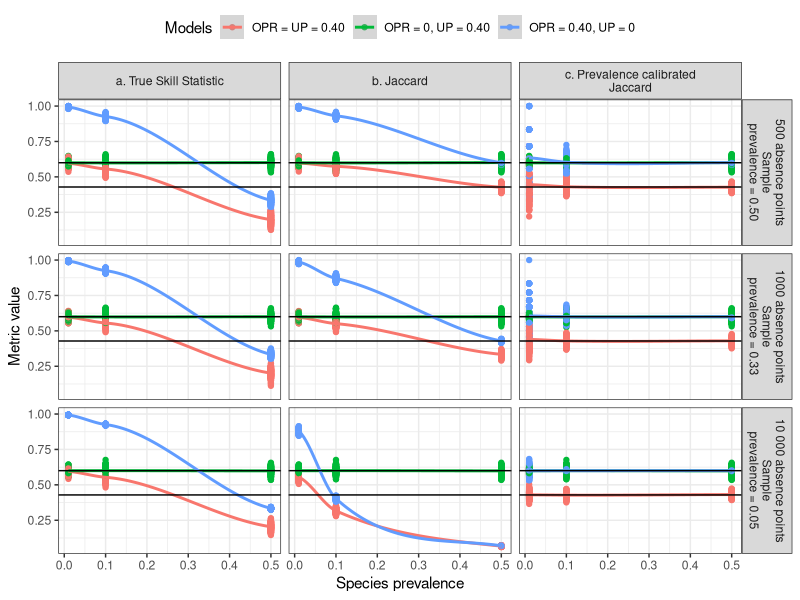
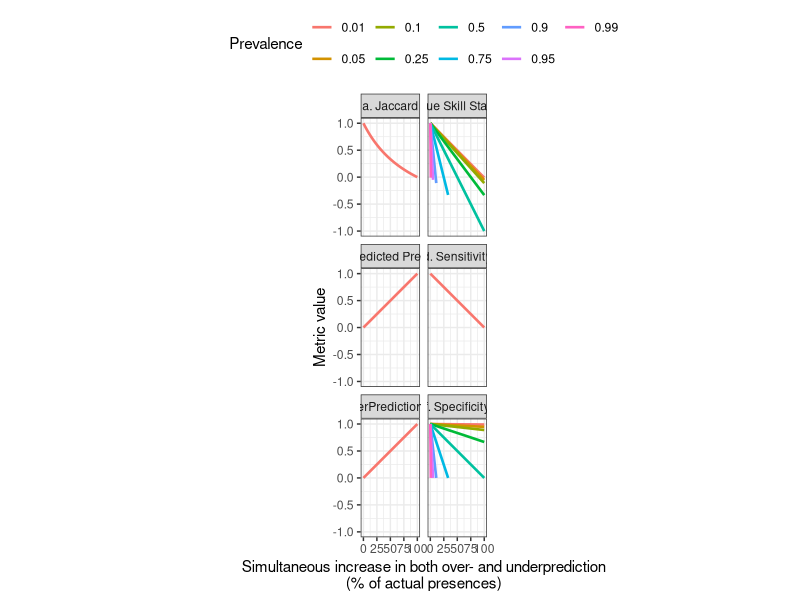
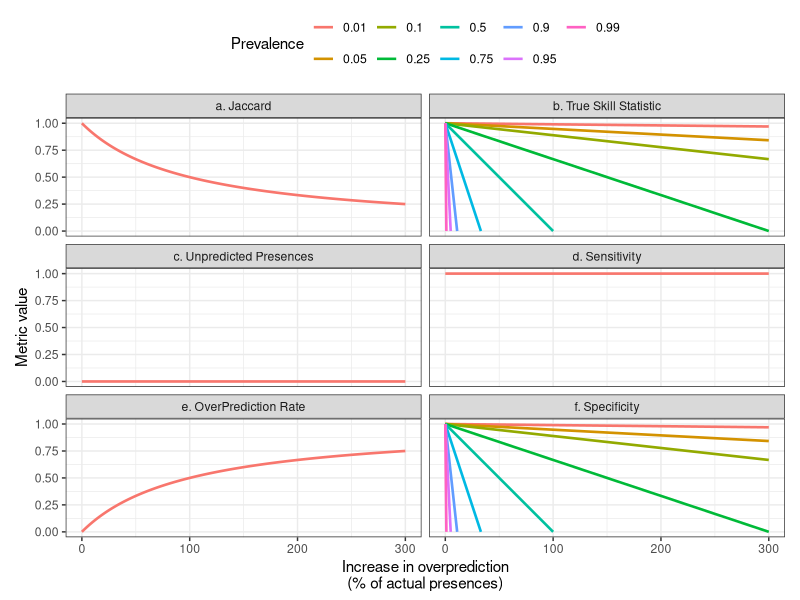
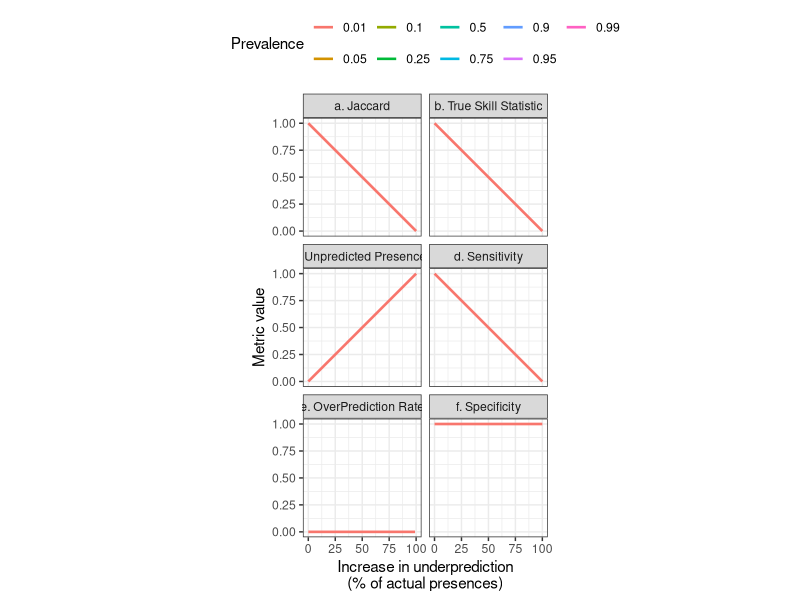
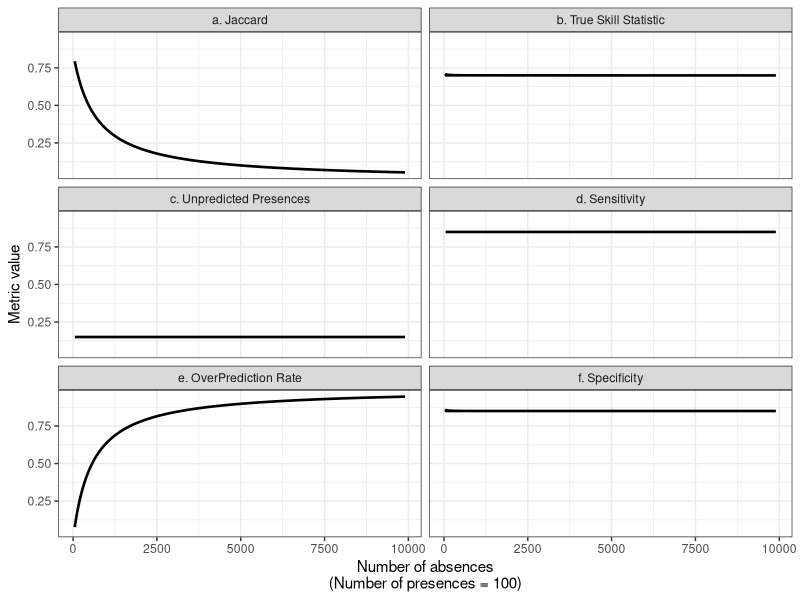
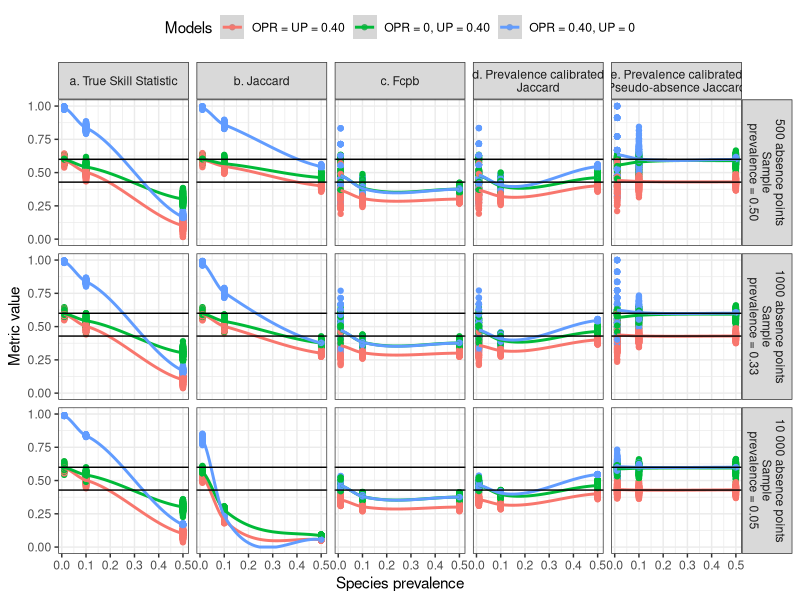

These charts were generated, in order, by the following R code:
library(reshape2)
library(ggplot2)
metrics <- function(x, total)
{
  TP <- x[, "TP"]
  FP <- x[, "FP"]
  FN <- x[, "FN"]
  TN <- x[, "TN"]
  
  pred <- TP + FP
  obs <- TP + FN
  
  
  results <- data.frame(matrix(nc = 0, nr = nrow(x)))
  
  
  results$sample.presences <- TP + FN
  results$sample.absences <- FP + TN
  results$TP <- TP
  results$FP <- FP
  results$FN <- FN
  results$TN <- TN
  results$Jaccard <- TP / (TP + FN + FP)
  results$Sorensen = 2 * TP / (2 * TP + FN + FP)
  results$OPR  = FP / (TP + FP)
  results$UTP  = FN / (TP + FN)
  results$Sens = TP / (TP + FN)
  results$Spe  = TN / (TN + FP)
  results$TSS  = TP / (TP + FN) + TN / (TN + FP) - 1
  results$Kappa = (TP - pred * obs / total) / ((TP - pred * obs / total) + FP * (1/2) + FN * (1/2))
  results$prevalence = obs / total
  results$pred.prevalence = pred / total
  results$OPpc = FP / obs
  
  return(results)
  
}



# Simulation 1: all possible parameterisations
prevalence <- seq(0, 1, length = 100)
max.size <- 10000
step <- 100


results <- NULL
for (i in prevalence)
{
  obs.pres <- round(i * max.size)
  obs.abs <- max.size - obs.pres
  
  
  TP <- seq(0, obs.pres, by = step)
  FP <- seq(0, obs.abs, by = step)
  testing.matrix <- expand.grid(TP, FP)
  colnames(testing.matrix) <- c("TP", "FP")
  
  testing.matrix$FN <- obs.pres - testing.matrix$TP
  testing.matrix$TN <- obs.abs - testing.matrix$FP 
  
  results <- rbind(results,
                   metrics(testing.matrix, total = max.size))
}


ggr <- melt(results, id.vars = c("prevalence", "pred.prevalence", "TP", "FP", "FN", "TN"), 
            measure.vars = c("Jaccard", "Sorensen", "OPR", "UTP", "Sens", "Spe", "TSS", "Kappa"))
# 
# 
# ggplot(ggr, aes(x = prevalence, y = value)) + geom_point(alpha = 1/10, aes(col = TN)) +
#   facet_wrap(~variable) + stat_smooth()
# 
# 


# Simulation 2: 
# For varying prevalences,
# variations of under-prediction (0 to -100%) or overprediction (0 to +300%) and both.

prevalence <- seq(0, 1, length = 101)
max.size <- 10000


results <- NULL
results.overpred <- NULL
results.underpred <- NULL
for (i in prevalence)
{
  obs.pres <- round(i * max.size)
  obs.abs <- max.size - obs.pres
  
  # Underpred
  underpred <- data.frame(TP = seq(obs.pres, 0, length = 101),
                          FN = seq(0, obs.pres, length = 101),
                          FP = 0,
                          TN = obs.abs)
  
  # Overpred 
  overpred <- data.frame(TP = obs.pres,
                         FN = 0,
                         FP = seq(0, min(3 * obs.pres, obs.abs), length = 101),
                         TN = obs.abs - seq(0, min(3 * obs.pres, obs.abs), length = 101))
  
  # Under + Overpred
  TP <- seq(obs.pres, 0, length = 101)
  FP <- seq(0, min(3 * obs.pres, obs.abs), length = 101)
  
  testing.matrix <- expand.grid(TP, FP)
  colnames(testing.matrix) <- c("TP", "FP")
  
  testing.matrix$FN <- obs.pres - testing.matrix$TP
  testing.matrix$TN <- obs.abs - testing.matrix$FP 
  
  results.overpred <- rbind(results.overpred,
                            metrics(overpred, total = max.size))
  results.underpred <- rbind(results.underpred,
                             metrics(underpred, total = max.size)) 
  
  results <- rbind(results,
                   metrics(testing.matrix, total = max.size))
}


# Simulation 3: all possible parameterisations


a <- function(x) (100 - x * 100)/x


tns <- c(9900, 1900, 900, 300, 100, 33, 11, 5, 1)
all.res <- NULL
res <- data.frame(matrix(nr = 1, nc = 4, dimnames = list(1, c("TP", "FP", "FN", "TN"))))
for(TN in tns)
{
  res$TP <- 100
  res$FP <- 0
  res$FN <- 0
  res$TN <- TN
  all.res <- rbind(all.res, 
                   res)
  
  while(res$TP > 0)
  {
    if(res$TN > 0)
    {
      res$TP <- res$TP - 1
      res$FN <- res$FN + 1
      res$FP <- res$FP + 1
      res$TN <- res$TN - 1
      all.res <- rbind(all.res, 
                       res)
    } else
    {
      res$TP <- 0
    }
  }
}

results <- metrics(all.res, total = apply(all.res, 1, sum))
# results <- results[which(results$prevalence <= 0.5), ]

ggr <- melt(results, id.vars = c("prevalence", "pred.prevalence", "TP", "FP", "FN", "TN", "OPR", "UTP", "OPpc"), 
            measure.vars = c("Jaccard", "TSS", "UTP", "Sens", "OPR", "Spe"))

ggr$prevalence <- round(ggr$prevalence, 2)
ggr$prev <- as.factor(ggr$prevalence)
ggr$OPR <- ggr$OPR * 100
ggr$UTP <- ggr$UTP * 100


levels(ggr$variable) <- c("a. Jaccard", "b. True Skill Statistic", "c. Unpredicted Presences", 
                          "d. Sensitivity", "e. OverPrediction Rate", "f. Specificity")

# Modification pour masquer les couleurs sur les panneaux a c d et e
# Car il y a de l'overlap - à la demande du reviewer 3
ggr$value[which(ggr$variable %in% c("a. Jaccard", "c. Unpredicted Presences", 
                                    "d. Sensitivity", "e. OverPrediction Rate") &
                  ggr$prev != "0.01")] <- NA


tiff( './outputs/Figure 2.tiff', width = 450 * 4.2, height = 1000 * 4.2, res = 300)  
# png("./outputs/Figure 2.png", h = 800, w = 600)
ggplot(ggr, aes(x = OPR, y = value, col = prev)) + 
  geom_line(size = .9) + 
  facet_wrap(~ variable, nrow = 3) +
  xlab("Simultaneous increase in both over- and underprediction\n(% of actual presences)") + theme_bw() +
  guides(col=guide_legend(title = "Prevalence")) + ylab("Metric value") + 
  theme(legend.position = "top") +
  coord_fixed(ratio = 100)
dev.off()


# Simulation 4: overpred


tns <- c(9900, 1900, 900, 300, 100, 33, 11, 5, 1)
all.res <- NULL
res <- data.frame(matrix(nr = 1, nc = 4, dimnames = list(1, c("TP", "FP", "FN", "TN"))))
for(TN in tns)
{
  res$TP <- 100
  res$FP <- 0
  res$FN <- 0
  res$TN <- TN
  all.res <- rbind(all.res, 
                   res)
  
  while(res$TN > 0 & (res$TP + res$FP) < 4 * (res$FN + res$TP))
  {

    res$FP <- res$FP + 1
    res$TN <- res$TN - 1
    all.res <- rbind(all.res, 
                     res)
    
  }
}

results <- metrics(all.res, total = apply(all.res, 1, sum))
# results <- results[which(results$prevalence <= 0.5), ]

ggr <- melt(results, id.vars = c("prevalence", "pred.prevalence", "TP", "FP", "FN", "TN", "OPR", "UTP", "OPpc"), 
            measure.vars = c("Jaccard", "TSS", "UTP", "Sens", "OPR", "Spe"))

ggr$prevalence <- round(ggr$prevalence, 2)
ggr$prev <- as.factor(ggr$prevalence)
ggr$OPR <- ggr$OPR * 100
ggr$UTP <- ggr$UTP * 100
ggr$OPpc <- ggr$OPpc * 100

levels(ggr$variable) <- c("a. Jaccard", "b. True Skill Statistic", "c. Unpredicted Presences", 
                          "d. Sensitivity", "e. OverPrediction Rate", "f. Specificity")

# Modification pour masquer les couleurs sur les panneaux a c d et e
# Car il y a de l'overlap - à la demande du reviewer 3
ggr$value[which(ggr$variable %in% c("a. Jaccard", "c. Unpredicted Presences", 
                                  "d. Sensitivity", "e. OverPrediction Rate") &
                ggr$prev != "0.01")] <- NA


png("./outputs/Figure S2.2.png", h = 600, w = 1000)
ggplot(ggr, aes(x = OPpc, y = value, col = prev)) + 
  geom_line(size = .9) + 
  facet_wrap(~variable, nrow = 3) +
  xlab("Increase in overprediction\n(% of actual presences)") + theme_bw() +
  guides(col=guide_legend(title = "Prevalence")) + ylab("Metric value") + 
  theme(legend.position = "top") +
  coord_fixed(ratio = 100)
dev.off()

# Simulation 5: underpred


tns <- c(9900, 1900, 900, 300, 100, 33, 11, 5, 1)
all.res <- NULL
res <- data.frame(matrix(nr = 1, nc = 4, dimnames = list(1, c("TP", "FP", "FN", "TN"))))
for(TN in tns)
{
  res$TP <- 100
  res$FP <- 0
  res$FN <- 0
  res$TN <- TN
  all.res <- rbind(all.res, 
                   res)
  
  while(res$TP > 0)
  {
    
    res$TP <- res$TP - 1
    res$FN <- res$FN + 1
    all.res <- rbind(all.res, 
                     res)
    
  }
}

results <- metrics(all.res, total = apply(all.res, 1, sum))
# results <- results[which(results$prevalence <= 0.5), ]

ggr <- melt(results, id.vars = c("prevalence", "pred.prevalence", "TP", "FP", "FN", "TN", "OPR", "UTP", "OPpc"), 
            measure.vars = c("Jaccard", "TSS", "UTP", "Sens", "OPR", "Spe"))

ggr$prevalence <- round(ggr$prevalence, 2)
ggr$prev <- as.factor(ggr$prevalence)
ggr$OPR <- ggr$OPR * 100
ggr$UTP <- ggr$UTP * 100


levels(ggr$variable) <- c("a. Jaccard", "b. True Skill Statistic", "c. Unpredicted Presences", 
                          "d. Sensitivity", "e. OverPrediction Rate", "f. Specificity")

# Modification pour masquer les couleurs sur les panneaux a c d et e
# Car il y a de l'overlap - à la demande du reviewer 3
ggr$value[which(ggr$variable %in% c("a. Jaccard", "b. True Skill Statistic", "c. Unpredicted Presences", 
                                    "d. Sensitivity", "e. OverPrediction Rate", "f. Specificity") &
                  ggr$prev != "0.01")] <- NA

png("./outputs/Figure S2.1.png", h = 800, w = 600)
ggplot(ggr, aes(x = UTP, y = value, col = prev)) + 
  geom_line(size = .9) + 
  facet_wrap(~variable, nrow = 3) +
  xlab("Increase in underprediction\n(% of actual presences)") + theme_bw() +
  guides(col=guide_legend(title = "Prevalence")) + ylab("Metric value") + 
  theme(legend.position = "top") +
  coord_fixed(ratio = 100)
dev.off()


# Simulation 6 : presence are fixed, increases in absences
absences <- seq(50, 9900, 10)
all.res <- NULL
res <- data.frame(matrix(nr = 1, nc = 4, dimnames = list(1, c("TP", "FP", "FN", "TN"))))
for(nbA in absences)
{
  res$TP <- 85
  res$FN <- 15
  res$FP <- floor(0.15 * nbA)
  res$TN <- ceiling(0.85 * nbA)
  all.res <- rbind(all.res, 
                   res)
}

results <- metrics(all.res, total = apply(all.res, 1, sum))
# results <- results[which(results$prevalence <= 0.5), ]

ggr <- melt(results, id.vars = c("prevalence", "pred.prevalence", "TP", "FP", "FN", "TN", "OPR", 
                                 "UTP", "OPpc", "sample.presences", "sample.absences"), 
            measure.vars = c("Jaccard", "TSS", "UTP", "Sens", "OPR", "Spe"))

ggr$prevalence <- round(ggr$prevalence, 2)
ggr$prev <- as.factor(ggr$prevalence)
ggr$OPR <- ggr$OPR * 100
ggr$UTP <- ggr$UTP * 100


levels(ggr$variable) <- c("a. Jaccard", "b. True Skill Statistic", "c. Unpredicted Presences", 
                          "d. Sensitivity", "e. OverPrediction Rate", "f. Specificity")


png("./outputs/Figure S2.3.png", h = 800, w = 600)
ggplot(ggr, aes(x = sample.absences, y = value)) + 
  geom_line(size = .9) + 
  facet_wrap(~variable, nrow = 3) +
  xlab("Number of absences\n(Number of presences = 100)") + theme_bw() +
  guides(col=guide_legend(title = "Prevalence")) + ylab("Metric value") + 
  theme(legend.position = "top") #+
  # coord_fixed(ratio = 100)
dev.off()

# Simulation 7 : comparing metrics for a good and a bad model, with different sample sizes
presences <- rep(500, 3)
absences <- c(500, 1000, 10000)
true.prev <- c(.01, .10, .5)
area <- 100000
true.presences <- true.prev * area
true.absences <- area - (true.prev * area)
models <- list(M1 = list(TP = .60, 
                         OPR = .40,
                         UP = .40), # HAS TO BE 1 - TP
               M2 = list(TP = .60,
                         OPR = 0,
                         UP = .40),
               M3 = list(TP = 1,
                         OPR = .40,
                         UP = 0))

all.res <- NULL

sim <- 100

res <- data.frame(matrix(nr = 1, nc = 6, dimnames = list(1, c("model", "sp.prev", "TP", "FP", "FN", "TN"))))
for(i in 1:sim)
{
  for(nbP in presences)
  {
    for(nbA in absences)
    {
      for(md in 1:length(models))
      {
        for(sp.prev in 1:length(true.prev))
        {
          # pred.obs.pres : Predictions for the species distribution range only
          pred.obs.pres <- c(rep(1, models[[md]]$TP * true.presences[sp.prev]),
                             rep(0, true.presences[sp.prev] - models[[md]]$TP * true.presences[sp.prev]))
          # pred.obs.abs : Predictions for areas  where the species is absent 
          pred.obs.abs <- c(rep(1, models[[md]]$OPR * models[[md]]$TP * true.presences[sp.prev] / (1 - models[[md]]$OPR)),
                            rep(0, true.absences[sp.prev] - 
                                  models[[md]]$OPR * models[[md]]$TP * true.presences[sp.prev] / (1 - models[[md]]$OPR)))
          sample.pres <- sample(pred.obs.pres, nbP)
          sample.abs <- sample(pred.obs.abs, nbA)
          
          res$model <- md
          res$sp.prev <- true.prev[sp.prev]
          
          res$TP <- length(which(sample.pres == 1))
          res$FN <- length(which(sample.pres == 0))
          res$FP <- length(which(sample.abs == 1))
          res$TN <- length(which(sample.abs == 0))
          all.res <- rbind(all.res, 
                           res)
        }      
      }
    }
  }
}

results <- metrics(all.res, total = apply(all.res[, 3:6], 1, sum))
results$model <- all.res$model
results$sp.prev <- all.res$sp.prev
results$c.val <- results$sample.presences * (1 - results$sp.prev) / (results$sample.absences * results$sp.prev)
results$OPRp <- results$FP * results$c.val / (results$TP + results$FP * results$c.val)
results$Jacp <- results$TP / (results$TP + results$FN + results$FP * results$c.val)
# results <- results[which(results$prevalence <= 0.5), ]

# Number of FP in the sample for each prevalence
mean(results$OPRp[which(results$sample.absences == 500 & results$model == 1 & results$sp.prev == 0.01)])
mean(results$OPRp[which(results$sample.absences == 500 & results$model == 1 & results$sp.prev == 0.1)])
mean(results$OPRp[which(results$sample.absences == 500 & results$model == 1 & results$sp.prev == 0.5)])

ggr <- melt(results, id.vars = c("prevalence", "pred.prevalence", "TP", "FP", "FN", "TN", "OPR", 
                                 "UTP", "OPpc", "sample.presences", "sample.absences", "model", "sp.prev", "OPRp"), 
            measure.vars = c("TSS", "Jaccard", "Jacp"))

ggr$prevalence <- round(ggr$prevalence, 2)
ggr$prev <- as.factor(ggr$prevalence)
ggr$OPR <- ggr$OPR * 100
ggr$UTP <- ggr$UTP * 100

ggr$sample.size <- ggr$sample.absences + ggr$sample.presences
ggr$model <- as.factor(ggr$model)
ggr$sample.absences <- as.factor(ggr$sample.absences)
levels(ggr$model) <- c("OPR = UP = 0.40", "OPR = 0, UP = 0.40", "OPR = 0.40, UP = 0")
levels(ggr$sample.absences) <- c("500 absence points\nSample\nprevalence = 0.50", 
                                 "1000 absence points\nSample\nprevalence = 0.33", 
                                 "10 000 absence points\nSample\nprevalence = 0.05")
levels(ggr$variable) <- c("a. True Skill Statistic", "b. Jaccard", "c. Prevalence calibrated\nJaccard")



# png("./outputs/Figure S2.3.png", h = 800, w = 600)
ggplot(ggr, aes(x = sp.prev, y = value, col = model)) + 
  geom_point() + 
  stat_smooth(se = T) +
  facet_grid(sample.absences~variable) +
  xlab("Species prevalence") +
  theme_bw() +
  guides(col=guide_legend(title = "Models")) + ylab("Metric value") + 
  theme(legend.position = "top") + 
  geom_hline(yintercept = c(6/14, 6/10))#+
# coord_fixed(ratio = 100)
# dev.off()



# Simulation 8 : test avec les PAs
presences <- rep(500, 3)
absences <- c(500, 1000, 10000)
true.prev <- c(.01, .10, .5)
area <- 100000
true.presences <- true.prev * area
true.absences <- area - (true.prev * area)
models <- list(M1 = list(TP = .60, 
                         OPR = .40,
                         UP = .40), # HAS TO BE 1 - TP
               M2 = list(TP = .60,
                         OPR = 0,
                         UP = .40),
               M3 = list(TP = 1,
                         OPR = .40,
                         UP = 0))

all.res <- NULL

sim <- 100

res <- data.frame(matrix(nr = 1, nc = 6, dimnames = list(1, c("model", "sp.prev", "TP", "FP", "FN", "TN"))))
for(i in 1:sim)
{
  for(nbP in presences)
  {
    for(nbA in absences)
    {
      for(md in 1:length(models))
      {
        for(sp.prev in 1:length(true.prev))
        {
          # pred.obs.pres : Predictions for the species distribution range only
          pred.obs.pres <- c(rep(1, models[[md]]$TP * true.presences[sp.prev]),
                             rep(0, true.presences[sp.prev] - models[[md]]$TP * true.presences[sp.prev]))
          
          # pred.obs.abs : Predictions for areas  where the species is absent 
          pred.obs.abs <- c(rep(1, models[[md]]$OPR * models[[md]]$TP * true.presences[sp.prev] / (1 - models[[md]]$OPR)),
                            rep(0, true.absences[sp.prev] - 
                                  models[[md]]$OPR * models[[md]]$TP * true.presences[sp.prev] / (1 - models[[md]]$OPR)))
          
          sample.pres.pos <- sample(1:length(pred.obs.pres), nbP)
          sample.pres <- pred.obs.pres[sample.pres.pos]
          
          # pred.obs.pseudoabs : Predictions for areas outside sampled presences
          pred.obs.pseudoabs <- c(pred.obs.pres[-sample.pres.pos], pred.obs.abs)
          
          
          sample.pseudoabs <- sample(pred.obs.pseudoabs, nbA)
          
          res$model <- md
          res$sp.prev <- true.prev[sp.prev]
          
          res$TP <- length(which(sample.pres == 1))
          res$FN <- length(which(sample.pres == 0))
          res$FP <- length(which(sample.pseudoabs == 1))
          res$TN <- length(which(sample.pseudoabs == 0))
          all.res <- rbind(all.res, 
                           res)
        }      
      }
    }
  }
}

results <- metrics(all.res, total = apply(all.res[, 3:6], 1, sum))
results$model <- all.res$model
results$sp.prev <- all.res$sp.prev

# Prevalence correction for presence-absence
results$x.val <- results$sample.presences * (1 - results$sp.prev) / (results$sample.absences * results$sp.prev)
results$OPRp <- results$FP * results$x.val / (results$TP + results$FP * results$x.val)
results$Jacp <- results$TP / (results$TP + results$FN + results$FP * results$x.val)

# Fcpb by Li & Guo
results$c.val <- results$sample.presences / (results$sp.prev * results$sample.absences)
results$Fcpb <- results$TP / (results$TP + results$FN + results$FP * results$c.val)


# Prevalence correction for presence-pseudoabsence
results$FFP <- (1 - results$UTP) * (results$sp.prev * area - results$sample.presences)
results$FPprim <- (results$FP / results$sample.absences) * (area - results$sample.presences) - results$FFP
results$FPprim <- results$sample.absences * (results$FPprim / (area * (1 - results$sp.prev)))
results$FPprim <- sapply(results$FPprim, FUN = max, 0)
results$OPRppa <- results$FPprim * results$x.val / (results$TP + results$FPprim * results$x.val)
results$Jacppa <- results$TP / (results$TP + results$FN + results$FPprim * results$x.val)


ggr <- melt(results, id.vars = c("prevalence", "pred.prevalence", "TP", "FP", "FN", "TN", "OPR", 
                                 "UTP", "OPpc", "sample.presences", "sample.absences", "model", "sp.prev", "OPRp"), 
            measure.vars = c("TSS", "Jaccard", "Fcpb", "Jacp", "Jacppa"))

ggr$prevalence <- round(ggr$prevalence, 2)
ggr$prev <- as.factor(ggr$prevalence)
ggr$OPR <- ggr$OPR * 100
ggr$UTP <- ggr$UTP * 100

ggr$sample.size <- ggr$sample.absences + ggr$sample.presences
ggr$model <- as.factor(ggr$model)
ggr$sample.absences <- as.factor(ggr$sample.absences)
levels(ggr$model) <- c("OPR = UP = 0.40", "OPR = 0, UP = 0.40", "OPR = 0.40, UP = 0")
levels(ggr$sample.absences) <- c("500 absence points\nSample\nprevalence = 0.50", 
                                 "1000 absence points\nSample\nprevalence = 0.33", 
                                 "10 000 absence points\nSample\nprevalence = 0.05")
levels(ggr$variable) <- c("a. True Skill Statistic", "b. Jaccard", "c. Fcpb",
                          "d. Prevalence calibrated\nJaccard",
                          "e. Prevalence calibrated\nPseudo-absence Jaccard")



png("./outputs/Figure pseudo-absences.png", h = 800, w = 1000)
ggplot(ggr, aes(x = sp.prev, y = value, col = model)) + 
  geom_point() + ylim(0, 1) +
  stat_smooth(se = T) +
  facet_grid(sample.absences~variable) +
  xlab("Species prevalence") +
  theme_bw() +
  guides(col=guide_legend(title = "Models")) + ylab("Metric value") + 
  theme(legend.position = "top") + 
  geom_hline(yintercept = c(6/14, 6/10))
dev.off()
